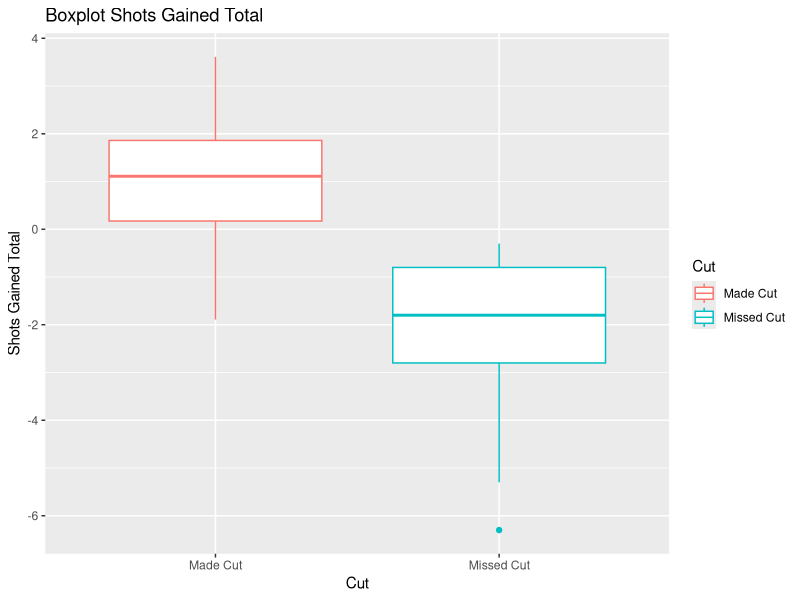
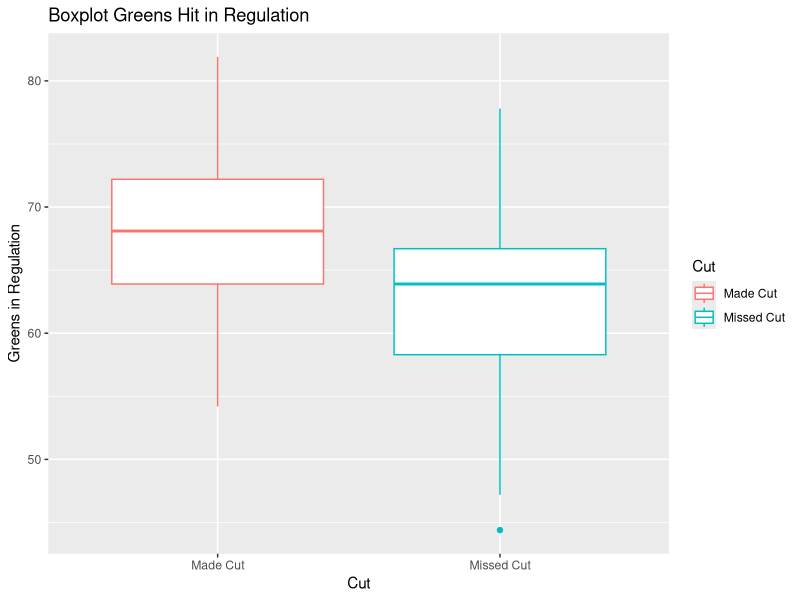

These charts were generated, in order, by the following R code:
## ---- chunk 1
library(tidyverse)
## ---- chunk 2
# read in .txt using read.delim()
RegEx2 <- read.delim('Data_RegEx2.txt', 
                     fileEncoding = "UTF-8",
                     header = F,
                     quote = "")

# transform file to a vector
RegEx2V <- RegEx2[['V1']]

# transform vector to matrix, then to proper dimension data frame
playerDf <- as.data.frame(matrix(data = RegEx2V, ncol =16, byrow = TRUE))
## ---- chunk 3
# task 1: Rename original columns, create Player column first name last name

## name vectors
oldnames = c('V1','V2','V3','V4','V5','V6','V7','V8','V9','V10','V11','V12',
             'V13','V14','V15','V16')
newnames = c('Position', 'Player', 'FinalScore', 'THRU',
             'TODAY', 'SGPutt', 'SGARG','SGAPP','SGOTT',
             'SGT2G','SGTOT','DrDist','DrAcc','GIR',
             'FairProx','Scrambling')

## rename original columns
playerDf <- playerDf %>%
  rename_at(vars(oldnames), ~ newnames)

## deal with player's name
playerDf <- playerDf %>% 
  extract(Player, c('Last','First'),"(.+)\\s{1}(.+)") %>%
  unite("Player", First:Last, sep = " ")

# task 2: Remove Position equal to WD (i.e. player withdrew)
playerDf <- playerDf %>%
  filter(!Position == 'WD')

# task 3: Convert hyphens to NAs (view data file, right click hyphened cell, click Inspect, copy that hyphen element to get correct size of hyphen to change to NAs)
playerDf <- playerDf %>%
  mutate(across(everything(), ~gsub("—",NA,.)))

# task 4: Print head and tail to see if results match images provided
head(playerDf)
tail(playerDf)
## ---- chunk 4
# task 1: Convert SGTOT and GIR to Numeric while dropping %
playerDf  <- playerDf %>%
  mutate(SGTOT = gsub("%","",SGTOT)) %>%
  mutate(GIR = gsub("%","",GIR)) %>%
  mutate(SGTOT = as.numeric(SGTOT)) %>%
  mutate(GIR = as.numeric(GIR))

# task 2: Create new column Cut based on values of Position where CUT is Missed Cut and Made Cut is otherwise
playerDf$Cut <- ifelse(playerDf$Position == 'CUT', "Missed Cut", "Made Cut")
## ---- chunk 5
# Task 1: Boxplot Shots Gained Total
playerDf %>%
  ggplot(aes(y = SGTOT, x = Cut, color = Cut)) +
  geom_boxplot() +
  ggtitle("Boxplot Shots Gained Total") +
  ylab('Shots Gained Total')
## ---- chunk 6
# Task 2: Boxplot Greens Hit in Regulation
playerDf %>%
  ggplot(aes(y = GIR, x = Cut, color = Cut)) +
  geom_boxplot() +
  ggtitle("Boxplot Greens Hit in Regulation") +
  ylab('Greens in Regulation')
